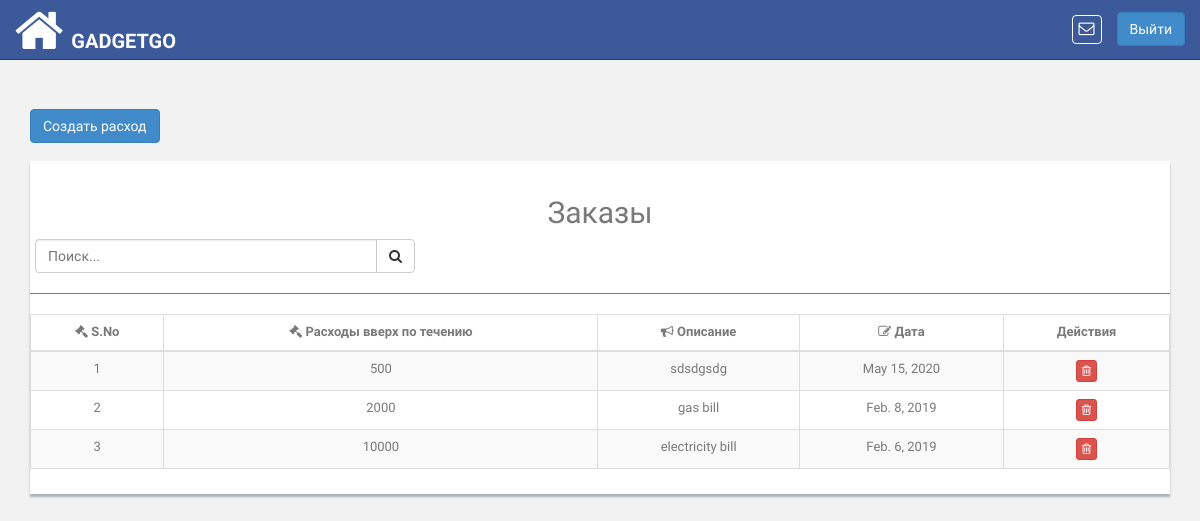
Screenshot of /expense/list/ (signed in) with the database file from the repository.
### pis_expense/models.py (models this page shows, shortened)
class ExtraExpense(models.Model):
    amount=models.CharField(max_length=100, null=True, blank=True)
    description=models.CharField(max_length=100, null=True, blank=True)
    date=models.DateField(blank=True, null=True)

### pis_expense/views.py (the view)
class ExpenseListView(ListView):
    template_name = 'expense/expense_list.html'
    model = ExtraExpense
    paginate_by = 150
    is_paginated = True
    def get_queryset(self):
        query_set = ExtraExpense.objects.all().order_by('-date')
        return query_set

### pis_com/templatetags/template_tags.py (called while the page is built)
@register.simple_tag
def product_notifications(retailer_id):
    return Product.objects.filter(retailer__id=retailer_id)

### pis_product/models.py (called while the page is built)
    def __unicode__(self):
        return self.name

    def product_available_items(self):
        try:
            obj_stock_in = self.stockin_product.aggregate(Sum('quantity'))
            stock_in = float(obj_stock_in.get('quantity__sum'))
        except:
            stock_in = 0
        try:
            obj_stock_out = self.stockout_product.aggregate(
                Sum('stock_out_quantity'))
            stock_out = float(obj_stock_out.get('stock_out_quantity__sum'))
        except:
            stock_out = 0
        return  stock_in - stock_out

### templates/expense/expense_list.html (shortened to what this page needs)
{% extends 'base.html' %}
{% block content %}
<div class="container">
    <div class="row">
        <div class="col-lg-12">
            <br>
            <a href="{% url 'expense:add_new_expense' %}"><button type="button" id="expense" class="btn btn-primary" id="load" data-loading-text="<i class='fa fa-circle-o-notch fa-spin'></i>Processing">Создать расход</button></a>
            <br><br>
            <div class="content-panel table-responsive">
                <h2 class="text-center">Заказы</h2><div class="input-group custom-search-form col-md-4" style="left: 5px">
                <input type="text" class="form-control search-order" placeholder="Поиск...">
                <span class="input-group-btn">
                        <button class="btn btn-default" type="button">
                            <i class="fa fa-search"></i>
                        </button>
                    </span>
            </div>
                <hr>
                <table class="table table-striped table-bordered table-advance table-hover item-table">
                    <thead>
                    <tr>
                        <th class="text-center"><i class="fa fa-gavel"></i> S.No</th>
                        <th class="text-center"><i class="fa fa-gavel"></i> Расходы вверх по течению</th>
                        <th class="text-center"><i class="fa fa-bullhorn"></i> Описание</th>
                        <th class="text-center"><i class=" fa fa-edit"></i> Дата</th>
                        <th class="text-center">Действия</th>
                    </tr>
                    </thead>
                    <tbody class="order-table-body text-center">
                    {% for expense in object_list %}
                    <tr>
                        <td>{{ forloop.counter }}</td>
                        <td>{{ expense.amount }}</td>
                        <td>{{ expense.description }}</td>
                        <td>{{ expense.date }}</td>
                        <td>
                            <a href="{% url 'expense:delete_expense' pk=expense.id %}"><button class="btn btn-danger btn-xs"><i class="fa  fa-trash-o"></i></button></a>
                        </td>
                    </tr>
                    {% endfor %}
                    </tbody>
                </table>
            </div>
        </div>
    </div>
</div>
{% endblock %}

### app_static/css/style.css (style rules this page uses)
body { color: #797979; background: #f2f2f2; font-family: 'Ruda', sans-serif; padding: 0px !important; margin: 0px !important; font-size:13px; }
a, a:hover, a:focus { text-decoration: none; outline: none; }
hr { margin-top: 20px; margin-bottom: 20px; border: 0; border-top: 1px solid #797979; }
.content-panel { background: #ffffff; box-shadow: 0px 3px 2px #aab2bd; padding-top: 15px; padding-bottom: 5px; }

### rows the page displays
ExtraExpense: amount "500", description "sdsdgsdg", date "May 15, 2020"
ExtraExpense: amount "2000", description "gas bill", date "Feb. 8, 2019"
ExtraExpense: amount "10000", description "electricity bill", date "Feb. 6, 2019"
